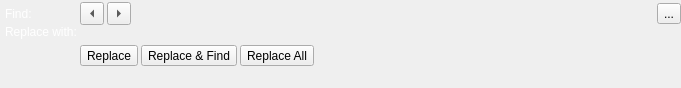
<?xml version="1.0" encoding="UTF-8"?>
<ui version="4.0">
 <class>QFindWidget</class>
 <widget class="QWidget" name="QFindWidget">
  <property name="geometry">
   <rect>
    <x>0</x>
    <y>0</y>
    <width>681</width>
    <height>88</height>
   </rect>
  </property>
  <property name="windowTitle">
   <string>Find</string>
  </property>
  <layout class="QGridLayout" name="gridLayout_2">
   <property name="leftMargin">
    <number>5</number>
   </property>
   <property name="topMargin">
    <number>2</number>
   </property>
   <property name="rightMargin">
    <number>0</number>
   </property>
   <property name="bottomMargin">
    <number>2</number>
   </property>
   <property name="horizontalSpacing">
    <number>3</number>
   </property>
   <property name="verticalSpacing">
    <number>0</number>
   </property>
   <item row="0" column="0">
    <widget class="QLabel" name="findLabel">
     <property name="styleSheet">
      <string notr="true">color: rgb(255, 255, 255);</string>
     </property>
     <property name="text">
      <string>Find:</string>
     </property>
    </widget>
   </item>
   <item row="0" column="2">
    <widget class="QWidget" name="findButtonsWidget" native="true">
     <layout class="QHBoxLayout" name="horizontalLayout_2">
      <property name="spacing">
       <number>3</number>
      </property>
      <property name="margin">
       <number>0</number>
      </property>
      <item>
       <widget class="QToolButton" name="findPreviousButton">
        <property name="focusPolicy">
         <enum>Qt::NoFocus</enum>
        </property>
        <property name="arrowType">
         <enum>Qt::LeftArrow</enum>
        </property>
       </widget>
      </item>
      <item>
       <widget class="QToolButton" name="findNextButton">
        <property name="font">
         <font/>
        </property>
        <property name="focusPolicy">
         <enum>Qt::NoFocus</enum>
        </property>
        <property name="arrowType">
         <enum>Qt::RightArrow</enum>
        </property>
       </widget>
      </item>
      <item>
       <spacer name="horizontalSpacer">
        <property name="orientation">
         <enum>Qt::Horizontal</enum>
        </property>
        <property name="sizeHint" stdset="0">
         <size>
          <width>40</width>
          <height>0</height>
         </size>
        </property>
       </spacer>
      </item>
      <item>
       <widget class="QToolButton" name="close">
        <property name="text">
         <string>...</string>
        </property>
       </widget>
      </item>
     </layout>
    </widget>
   </item>
   <item row="1" column="0">
    <layout class="QVBoxLayout" name="verticalLayout_2">
     <property name="spacing">
      <number>0</number>
     </property>
     <item>
      <widget class="QLabel" name="replaceLabel">
       <property name="styleSheet">
        <string notr="true">color: rgb(255, 255, 255);</string>
       </property>
       <property name="text">
        <string>Replace with:</string>
       </property>
      </widget>
     </item>
     <item>
      <spacer name="verticalSpacer_2">
       <property name="orientation">
        <enum>Qt::Vertical</enum>
       </property>
       <property name="sizeHint" stdset="0">
        <size>
         <width>0</width>
         <height>0</height>
        </size>
       </property>
      </spacer>
     </item>
    </layout>
   </item>
   <item row="1" column="1">
    <layout class="QVBoxLayout" name="verticalLayout">
     <property name="spacing">
      <number>0</number>
     </property>
     <item>
      <spacer name="verticalSpacer">
       <property name="orientation">
        <enum>Qt::Vertical</enum>
       </property>
       <property name="sizeHint" stdset="0">
        <size>
         <width>0</width>
         <height>0</height>
        </size>
       </property>
      </spacer>
     </item>
    </layout>
   </item>
   <item row="1" column="2">
    <layout class="QGridLayout" name="gridLayout">
     <property name="horizontalSpacing">
      <number>3</number>
     </property>
     <property name="verticalSpacing">
      <number>0</number>
     </property>
     <item row="0" column="0">
      <widget class="QWidget" name="replaceButtonsWidget" native="true">
       <property name="sizePolicy">
        <sizepolicy hsizetype="Expanding" vsizetype="Preferred">
         <horstretch>0</horstretch>
         <verstretch>0</verstretch>
        </sizepolicy>
       </property>
       <layout class="QHBoxLayout" name="replaceButtonsLayout">
        <property name="spacing">
         <number>3</number>
        </property>
        <property name="margin">
         <number>0</number>
        </property>
        <item>
         <widget class="QToolButton" name="replaceButton">
          <property name="focusPolicy">
           <enum>Qt::NoFocus</enum>
          </property>
          <property name="text">
           <string>Replace</string>
          </property>
          <property name="toolButtonStyle">
           <enum>Qt::ToolButtonTextOnly</enum>
          </property>
          <property name="arrowType">
           <enum>Qt::LeftArrow</enum>
          </property>
         </widget>
        </item>
        <item>
         <widget class="QToolButton" name="replaceNextButton">
          <property name="font">
           <font/>
          </property>
          <property name="focusPolicy">
           <enum>Qt::NoFocus</enum>
          </property>
          <property name="text">
           <string>Replace &amp;&amp; Find</string>
          </property>
          <property name="toolButtonStyle">
           <enum>Qt::ToolButtonTextOnly</enum>
          </property>
          <property name="arrowType">
           <enum>Qt::RightArrow</enum>
          </property>
         </widget>
        </item>
        <item>
         <widget class="QToolButton" name="replaceAllButton">
          <property name="font">
           <font/>
          </property>
          <property name="text">
           <string>Replace All</string>
          </property>
          <property name="toolButtonStyle">
           <enum>Qt::ToolButtonTextOnly</enum>
          </property>
         </widget>
        </item>
        <item>
         <spacer name="horizontalSpacer_2">
          <property name="orientation">
           <enum>Qt::Horizontal</enum>
          </property>
          <property name="sizeHint" stdset="0">
           <size>
            <width>40</width>
            <height>20</height>
           </size>
          </property>
         </spacer>
        </item>
       </layout>
      </widget>
     </item>
    </layout>
   </item>
  </layout>
 </widget>
 <tabstops>
  <tabstop>close</tabstop>
  <tabstop>replaceAllButton</tabstop>
 </tabstops>
 <resources/>
 <connections/>
</ui>
